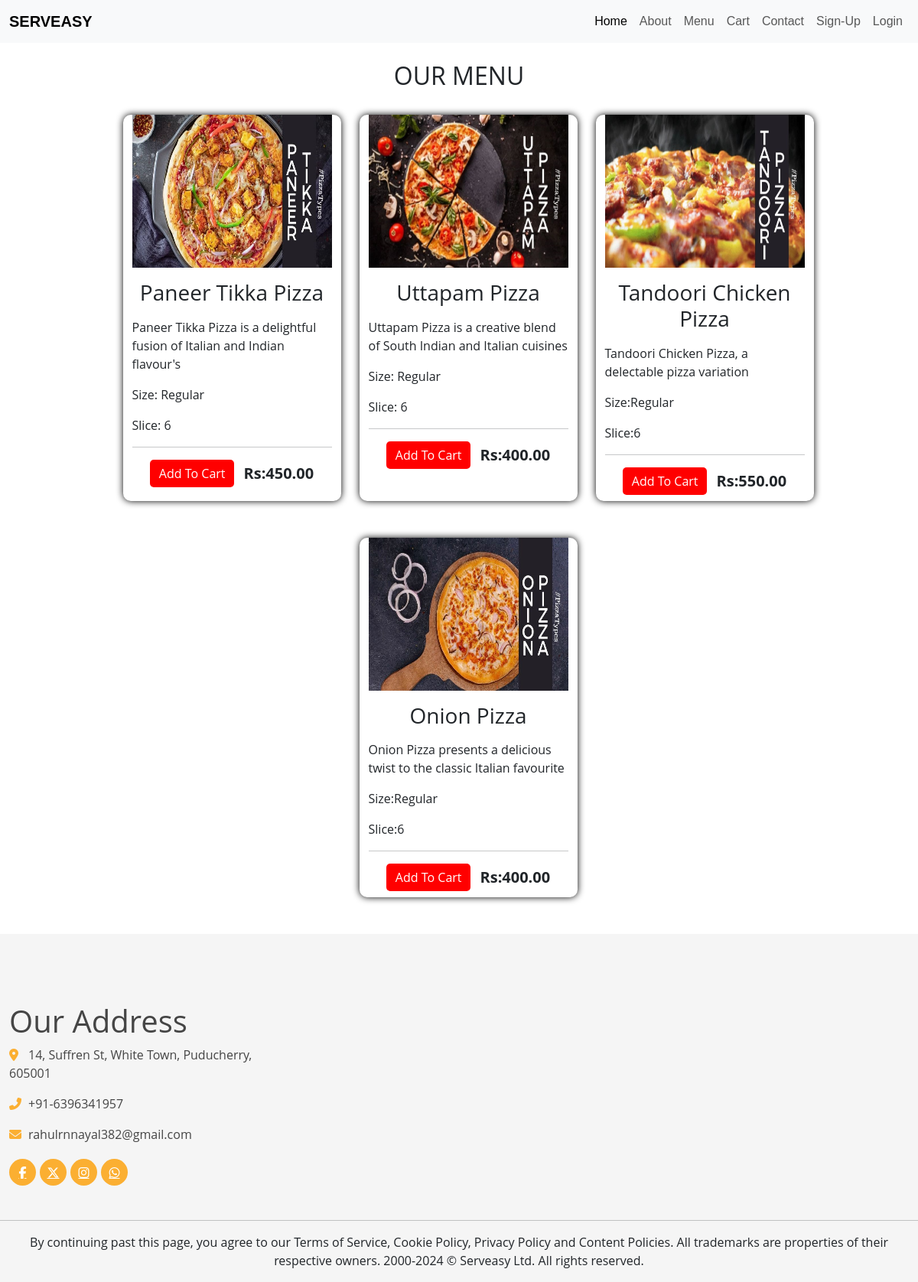
Page /dishes/?q=2 on the committed database.
### QuickBite/models.py (models this page shows, shortened)
class Dish(models.Model):
    dish_name = models.CharField(max_length=250,unique=True)
    image = models.ImageField(upload_to='dishes/%y/%m/%d')
    ingredients = models.TextField()
    details = models.TextField(blank=True)
    category = models.ForeignKey(Category, on_delete=models.CASCADE,null=True,blank=True)
    price = models.FloatField()
    discounted_price = models.FloatField(blank = True,null=True)
    is_available = models.BooleanField(default = True)
    added_on = models.DateTimeField(auto_now_add=True)
    updated_on = models.DateTimeField(auto_now=True)
    class Meta:
        verbose_name_plural = "Dish Table"

### QuickBite/views.py (the view)
# urls.py: path('dishes/',views.menu_by_category,name="all_dishes"),
def menu_by_category(request):
    category_id = request.GET.get('q')
    category = get_object_or_404(Category, id=category_id)
    dishes = Dish.objects.filter(category=category)
    for dish in dishes:
        if dish.details:
            dish.processed_details = dish.details.split('.')
    context = {
        'category': category,
        'dishes': dishes
    }
    return render(request, 'menu.html', context)

### template/menu.html
{% extends "base.html" %}
{% block content %}
<div class="page-header mb-0">
    <div class="container">
        <div class="row">
            <div class="col-12 py-4 text-center">
                <h2>OUR MENU</h2>
            </div>
        </div>
    </div>
</div>
<div class="food mt-0">
    <div class="container">
        <div class="row justify-content-center">
            {% for dish in dishes %}
            <div class="col-sm-3 mb-5 ms-4 food_card">
                <div class="food-item">
                    <a href="/media/{{ dish.image }}" target="_blank">
                        <img src="/media/{{ dish.image }}" class="food_item_img">
                    </a>
                    <h3 class="my-3 text-center">{{ dish.dish_name }}</h3>
                    <p>
                        {% for detail in dish.processed_details %}
                            <p>{{ detail }}</p>
                        {% endfor %}
                    </p>
                    <hr>
                    <h5 class="menu-text" style="font-weight: normal;">
                        <div class="product_buy text-center">
                            <button class="add-cart-button btn me-1 update-cart" data-dish="{{ dish.id }}" data-action="add">Add To Cart</button>
                            <strong class="ms-2" style="display:inline-block;">Rs:{{ dish.price|floatformat:2 }}</strong>
                        </div>
                    </h5>
                </div>
            </div>
        {% endfor %}
        </div>
    </div>
</div>
{% endblock %}

### static/css/style.css (style rules this page uses)
body { background: #ffffff; font-family: 'open sans', sans-serif; }
a { font-family: 'Nunito', sans-serif; font-weight: 600; transition: .3s; }
.food_card { border-radius: 10px; box-shadow: 0px 0px 10px black; }
.food_item_img { height: 200px; width: 100%; }
.product_buy { display: flex; justify-content: center; align-items: center; }
.add-cart-button { border-radius: 5px; border: none; background: red; color: white; align-items: center; }

### rows in the picture
Dish: image (picture), dish_name "Paneer Tikka Pizza", processed_details "Paneer Tikka Pizza is a delightful fusion of Italian and Indian flavour's" "Size: Regular" "Slice: 6", price "450.00"
Dish: image (picture), dish_name "Uttapam Pizza", processed_details "Uttapam Pizza is a creative blend of South Indian and Italian cuisines" "Size: Regular" "Slice: 6", price "400.00"
Dish: image (picture), dish_name "Tandoori Chicken Pizza", processed_details "Tandoori Chicken Pizza, a delectable pizza variation" "Size:Regular" "Slice:6", price "550.00"
Dish: image (picture), dish_name "Onion Pizza", processed_details "Onion Pizza presents a delicious twist to the classic Italian favourite" "Size:Regular" "Slice:6", price "400.00"
